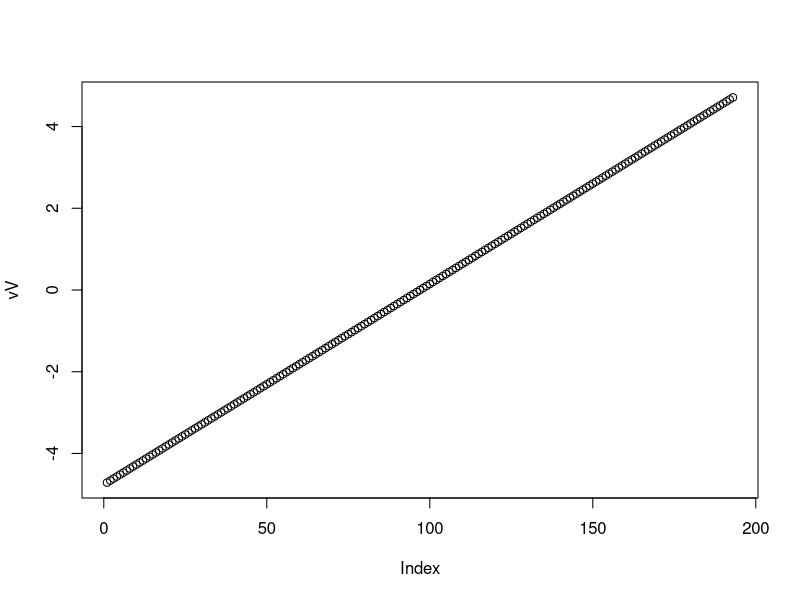
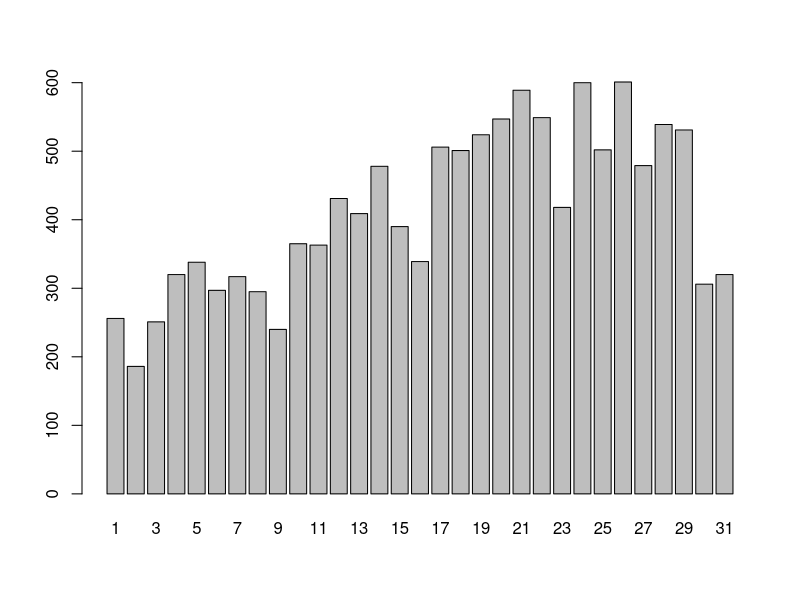
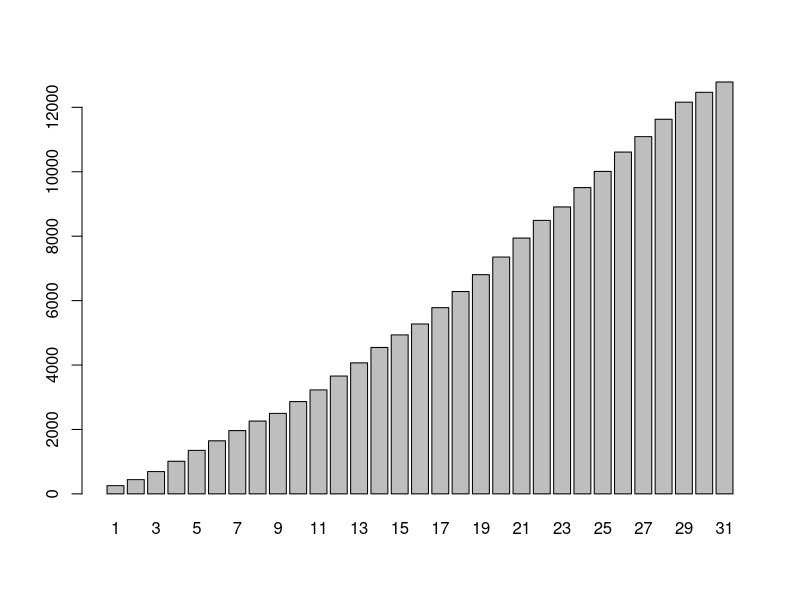

Recreate these plots in R, in order.

#Ejercicio 5

#a)
#1.
seq(0, 20)
#2.
seq(1, 100, 5)
#3
mismo_vector <- c(seq(0,1, length.out = 30), seq(2, 3, length.out = 15))

#b)
r <- c(3, -1, 4, 2)
#1.
ve <- rep(r,3)
#2
ve1 <- rep(r, each = 4)
#3.
ve3 <- c((rep(r, each = 3)), (rep(r, each = 3, length.out = 3)))

#c)
vV <- seq((-3*pi/2), (3*pi/2), (pi/64))
max(vV)
min(vV)
plot(vV)

#d)
#1.
temperatura <- c(19.9, 14.1, 14.5, 15.8, 18.8, 22.5, 25.7, 26.7, 25.4, 22.7, 19.1, 16.4)
temMedia <- (sum(temperatura))/(length(temperatura))
mean(temperatura)

#2.
sort(temperatura) #ascendente
sort(temperatura, decreasing = T) #descendente

sort(temperatura, index.return=T)
sort(temperatura, decreasing = T, index.return=T)

#e)
x <- seq(1, 10000)
proWallie <- prod((4*x^2)/(4*x^2-1))

#f)
casos <- c(256,186,251,320,338,297,317,295,240,365,363,431,409,478,390,339,506,501,524,547,589,549,418,600,502,601,479,539,531,306,320)
casosAcumulados <- cumsum(casos)
barplot(casos, names.arg = 1:31)
barplot(casosAcumulados, names.arg = 1:31)

#g)
p <- c("Estas", "son", "mis", "palabras")
rev(x) #Crea un vector reverso del original
rev(p) #Puede ser útil para el calculo de valores en vectores

#------------------------------------------------------------


